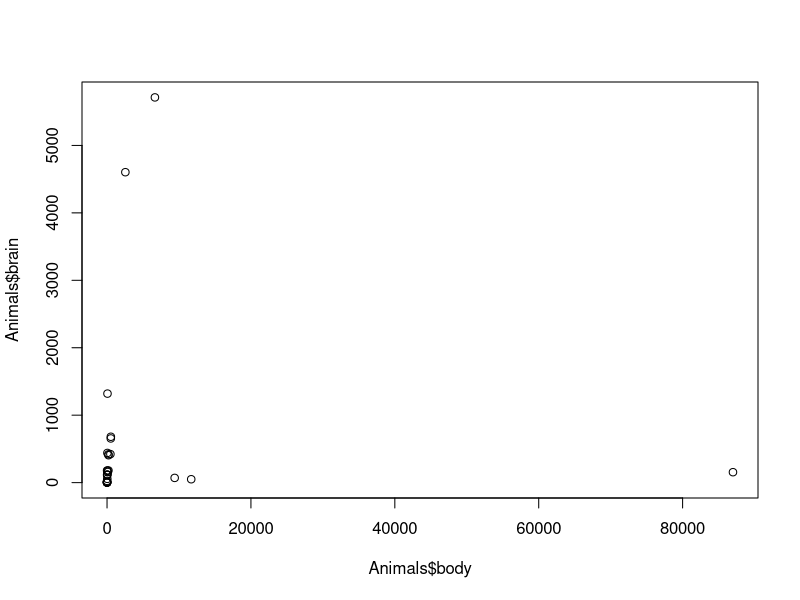
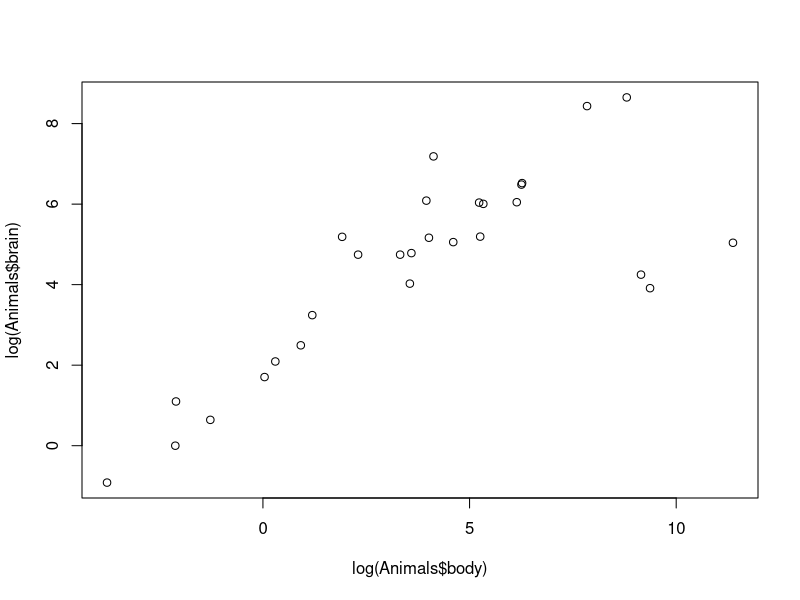
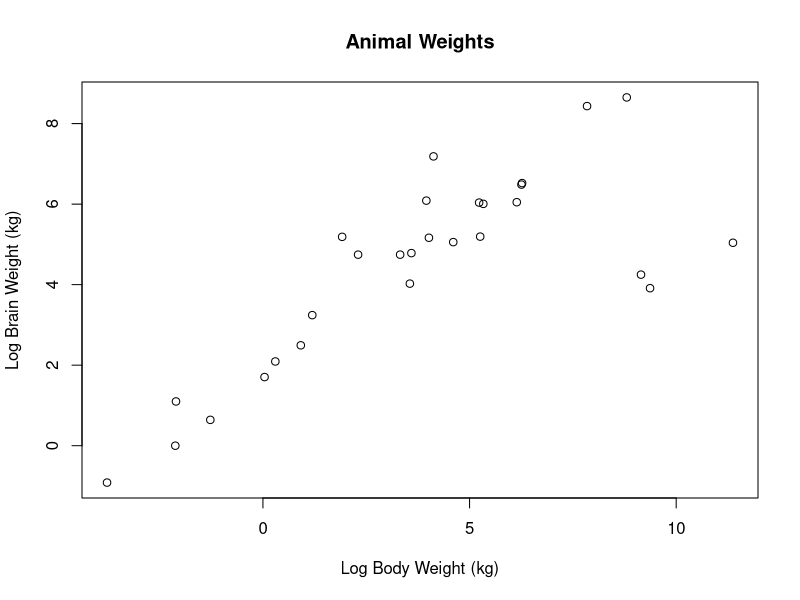

Source code (R) for these figures, in order:
# This command will clear your work environment of any previously-saved data or values:
rm(list=ls())

# Load the MASS package so that it is active:
library(MASS)

# Read in the sample dataset:
data("Animals")

# This dataset contains average body weight in kg ("body") and average brain weight in kg
# ("brain") for 28 species of animals. Therefore, there are 28 observations each of the
# two numeric variables.

# The default plot function will make a simple scatterplot. First you must specify the 
# vector that contains the x-values, and then you specify the vector containing the y-values.
# Recall: specify values within a dataset using the format: dataset$variable
plot(Animals$body, Animals$brain)

# From this initial plot, it looks like most of the species have varying brain weights for
# similar body weights. However, note the spread of values on both axes; each spans several
# orders of magnitude. This makes it difficult to see what is going on at the smaller 
# values. We can fix this problem by transforming the values, using log-transformation.
# Taking the logarithm of each value effectively reduces the differences between large 
# values and stretches the differences between small values so that we can visualize and 
# compare them better.
plot(log(Animals$body), log(Animals$brain))

# Now the trend in the data is much more visible: on average, as body weight increases, 
# brain weight also increases in a nonlinear fashion (remember that we are viewing 
# transformed values). This phenomenon is described by allometry.

# There are several ways to add features to a basic scatterplot. Enter the code ?plot for 
# descriptions. In the last step here we will change the axis labels and add a title:
plot(log(Animals$body), log(Animals$brain), main="Animal Weights", xlab="Log Body Weight (kg)", ylab="Log Brain Weight (kg)")
